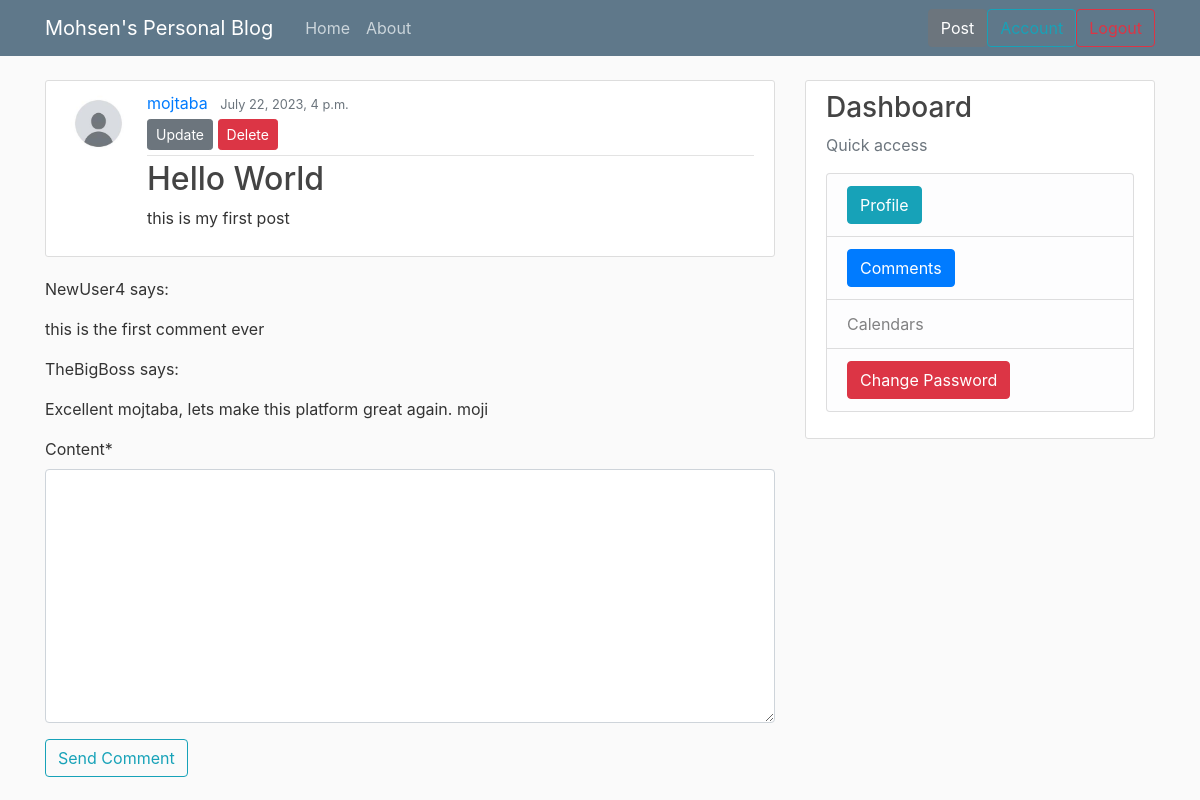
Page /post/42/ (signed in) on the committed database.
### blog/models.py (models this page shows, shortened)
class Post(models.Model):
    title = models.CharField(max_length= 100)
    content = models.TextField()
    date_posted = models.DateTimeField(default= timezone.now)
    author = models.ForeignKey(User, on_delete= models.CASCADE)

class Comment(models.Model):
    post = models.ForeignKey(Post, on_delete=models.CASCADE, related_name='comments')
    author = models.ForeignKey(User, on_delete=models.CASCADE,)
    content = models.TextField(null=False, max_length=250)
    created_at = models.DateTimeField(auto_now_add=True)

### users/models.py (models this page shows, shortened)
class profile(models.Model):
    user = models.OneToOneField(User, on_delete=models.CASCADE)
    image = models.ImageField(default='default.jpeg', upload_to='profile_pics')

### blog/views.py (the view)
# urls.py: path('post/<int:pk>/', PostDetailView.as_view(), name='post-detail'),
class PostDetailView(DetailView):
    model = Post
    template_name = 'blog/post_detail.html'
    context_object_name = 'post'
    def get_context_data(self, **kwargs):
        context = super().get_context_data(**kwargs)
        context['comment_form'] = CommentForm()  # Add the CommentForm to the context
        return context
    def post(self, request, *args, **kwargs):
        post = self.get_object()
        comment_form = CommentForm(request.POST)
        if comment_form.is_valid():
            comment = comment_form.save(commit=False)
            comment.author = request.user
            comment.post = post
            comment.save()
            messages.info(self.request,'comment successfully sent')
            return redirect(post.get_absolute_url())
        else:
            context = self.get_context_data(**kwargs)
            context['comment_form'] = comment_form
            return self.render_to_response(context)

### blog/forms.py
class CommentForm(forms.ModelForm):
    class Meta:
        model = Comment
        fields = ['content']

### blog/templates/blog/post_detail.html (shortened to what this page needs)
{% extends 'blog/base.html' %}
{% load crispy_forms_tags %}
{% block content%}
    <article class="media content-section">
        <img class="rounded-circle article-img" src="{{ object.author.profile.image.url }}">
        <div class="media-body">
            <div class="article-metadata">
                <a class="mr-2" href="{% url 'user-posts' object.author.username %}">{{ object.author }}</a>
                <small class="text-muted">{{ object.date_posted }}</small>
                {% if object.author == user %}
                    <div>
                        <a class='btn btn-secondary btn-sm mt-1 mb-1' href="{% url 'post-update' object.id %}">Update</a>
                        <a class='btn btn-danger btn-sm mt-1 mb-1' href="{% url 'post-delete' object.id %}">Delete</a>
                    </div>
                {% endif %}
            </div>
            <h2 class="article-title">{{ object.title }}</h2>
            <p class="article-content">{{ object.content }}</p>
        </div>
    </article>
    <div>
        {% for comment in object.comments.all %}
            <div>
                <p>{{ comment.author.username }} says:</p>
                <p>{{ comment.content }}</p>
            </div>
        {% endfor %}
        <form method="POST">
            {{ comment_form|crispy }}
            <button type="submit" class="btn btn-outline-info">Send Comment</button>
        </form>
    </div>
{% endblock content%}

### blog/static/blog/main.css (style rules this page uses)
body { background: #fafafa; color: #333333; margin-top: 5rem; }
h1, h2, h3, h4, h5, h6 { color: #444444; }
.content-section { background: #ffffff; padding: 10px 20px; border: 1px solid #dddddd; border-radius: 3px; margin-bottom: 20px; }
.article-title { color: #444444; }
.article-content { white-space: pre-line; }
.article-img { height: 65px; width: 65px; margin-right: 16px; }
.article-metadata { padding-bottom: 1px; margin-bottom: 4px; border-bottom: 1px solid #e3e3e3 }

### rows in the picture
Post: author.profile.image (placeholder picture), author "mojtaba", date_posted "July 22, 2023, 4 p.m.", title "Hello World", content "this is my first post"
Comment: author.username "NewUser4", content "this is the first comment ever"
Comment: author.username "TheBigBoss", content "Excellent mojtaba, lets make this platform great again. moji"
